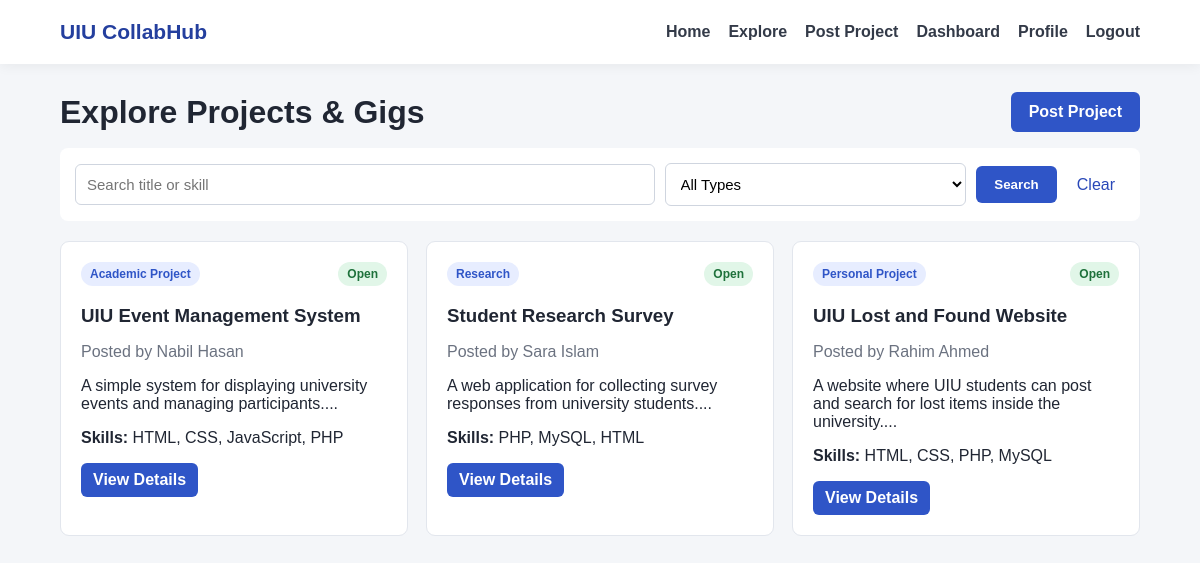
/projects.php (signed in), run on the app's committed database.
### tables this page shows
CREATE TABLE IF NOT EXISTS projects (
    project_id INT PRIMARY KEY AUTO_INCREMENT,
    user_id INT NOT NULL,
    title VARCHAR(120) NOT NULL,
    project_type VARCHAR(40) NOT NULL,
    description VARCHAR(1000) NOT NULL,
    skills_needed VARCHAR(255) NOT NULL,
    team_size INT NOT NULL,
    deadline DATE,
    status VARCHAR(20) DEFAULT 'Open',
    created_at TIMESTAMP DEFAULT CURRENT_TIMESTAMP
);

CREATE TABLE IF NOT EXISTS users (
    user_id INT PRIMARY KEY AUTO_INCREMENT,
    student_id VARCHAR(20) UNIQUE NOT NULL,
    name VARCHAR(60) NOT NULL,
    email VARCHAR(80) NOT NULL,
    department VARCHAR(30) NOT NULL,
    password VARCHAR(255) NOT NULL,
    security_question VARCHAR(150) NOT NULL,
    security_answer VARCHAR(255) NOT NULL,
    skills VARCHAR(255),
    bio VARCHAR(500)
);

### projects.php (the view, shortened to what this page needs)
<?php
include 'db.php';
$search = '';
$sql = "SELECT projects.*, users.name FROM projects
        JOIN users ON projects.user_id = users.user_id WHERE 1=1";
$sql .= " ORDER BY projects.project_id DESC";
$result = $conn->query($sql);
?>
<!DOCTYPE html>
<html lang="en">
<head>
    <link rel="stylesheet" href="style.css">
</head>
<body>
<?php include 'navbar.php'; ?>
<div class="page-container">
    <div class="section-title">
        <h1>Explore Projects & Gigs</h1>
        <a class="button-link" href="create_project.php">Post Project</a>
    </div>
    <form class="filter-form" method="get">
        <input type="text" name="search" placeholder="Search title or skill" value="<?= htmlspecialchars($search) ?>">
        <select name="type">
            <option value="">All Types</option>
        </select>
        <button type="submit">Search</button>
        <a class="clear-link" href="projects.php">Clear</a>
    </form>
    <div class="card-list">
        <?php if($result && $result->num_rows > 0){ ?>
            <?php while($row = $result->fetch_assoc()){ ?>
                <div class="project-card">
                    <div class="card-top">
                        <span class="tag type-tag"><?= htmlspecialchars($row['project_type']) ?></span>
                        <span class="status <?= strtolower($row['status']) == 'open' ? 'open' : 'closed' ?>"><?= htmlspecialchars($row['status']) ?></span>
                    </div>
                    <h3><?= htmlspecialchars($row['title']) ?></h3>
                    <p class="muted">Posted by <?= htmlspecialchars($row['name']) ?></p>
                    <p><?= htmlspecialchars(substr($row['description'], 0, 160)) ?>...</p>
                    <p><strong>Skills:</strong> <?= htmlspecialchars($row['skills_needed']) ?></p>
                    <a class="small-button" href="project_details.php?id=<?= $row['project_id'] ?>">View Details</a>
                </div>
            <?php } ?>
        <?php } else { ?>
            <div class="empty-box">No matching projects found.</div>
        <?php } ?>
    </div>
</div>
</body>
</html>

### style.css (style rules this page uses)
* { box-sizing: border-box; }
body { margin: 0; font-family: Arial, Helvetica, sans-serif; background-color: #f4f6f9; color: #202633; }
a { color: #2948b8; text-decoration: none; }
.subtitle, .muted { color: #6b7280; }
form { display: flex; flex-direction: column; gap: 9px; }
input, select, textarea { width: 100%; padding: 11px; border: 1px solid #cfd5df; border-radius: 6px; font-family: inherit; font-size: 15px; background-color: white; }
button, .button-link, .small-button { border: none; background-color: #2f55c7; color: white; padding: 11px 18px; border-radius: 6px; cursor: pointer; font-weight: bold; display: inline-block; text-decoration: none; }
button { margin-top: 10px; }
.small-button { padding: 8px 12px; }
.page-container { width: 90%; max-width: 1180px; margin: 28px auto; }
.section-title { display: flex; justify-content: space-between; align-items: center; gap: 20px; margin-bottom: 16px; }
.section-title h1, .section-title h2 { margin: 0; }
.card-list { display: flex; flex-direction: row; flex-wrap: wrap; gap: 18px; }
.project-card { width: calc(33.333% - 12px); min-width: 270px; flex-grow: 1; background-color: white; border-radius: 9px; padding: 20px; border: 1px solid #e2e6ed; }
.project-card h3 { margin-bottom: 8px; }
.card-top { display: flex; justify-content: space-between; gap: 10px; align-items: center; }
.tag, .status { display: inline-block; padding: 5px 9px; border-radius: 20px; font-size: 12px; font-weight: bold; }
.type-tag { background-color: #e7edff; color: #2f55c7; }
.status.open, .status.accepted { background-color: #e1f6e8; color: #1e713b; }
.filter-form { background-color: white; padding: 15px; border-radius: 8px; display: flex; flex-direction: row; align-items: center; gap: 10px; margin-bottom: 20px; }
.filter-form input { flex: 2; }
.filter-form select { flex: 1; }
.filter-form button { width: auto; margin: 0; }
.clear-link { padding: 10px; }

### data on the page
projects: project_type "Academic Project", status "Open", title "UIU Event Management System", user.name "Nabil Hasan", description "A simple system for displaying university events and managing participants.", skills_needed "HTML, CSS, JavaScript, PHP"
projects: project_type "Research", status "Open", title "Student Research Survey", user.name "Sara Islam", description "A web application for collecting survey responses from university students.", skills_needed "PHP, MySQL, HTML"
projects: project_type "Personal Project", status "Open", title "UIU Lost and Found Website", user.name "Rahim Ahmed", description "A website where UIU students can post and search for lost items inside the university.", skills_needed "HTML, CSS, PHP, MySQL"
